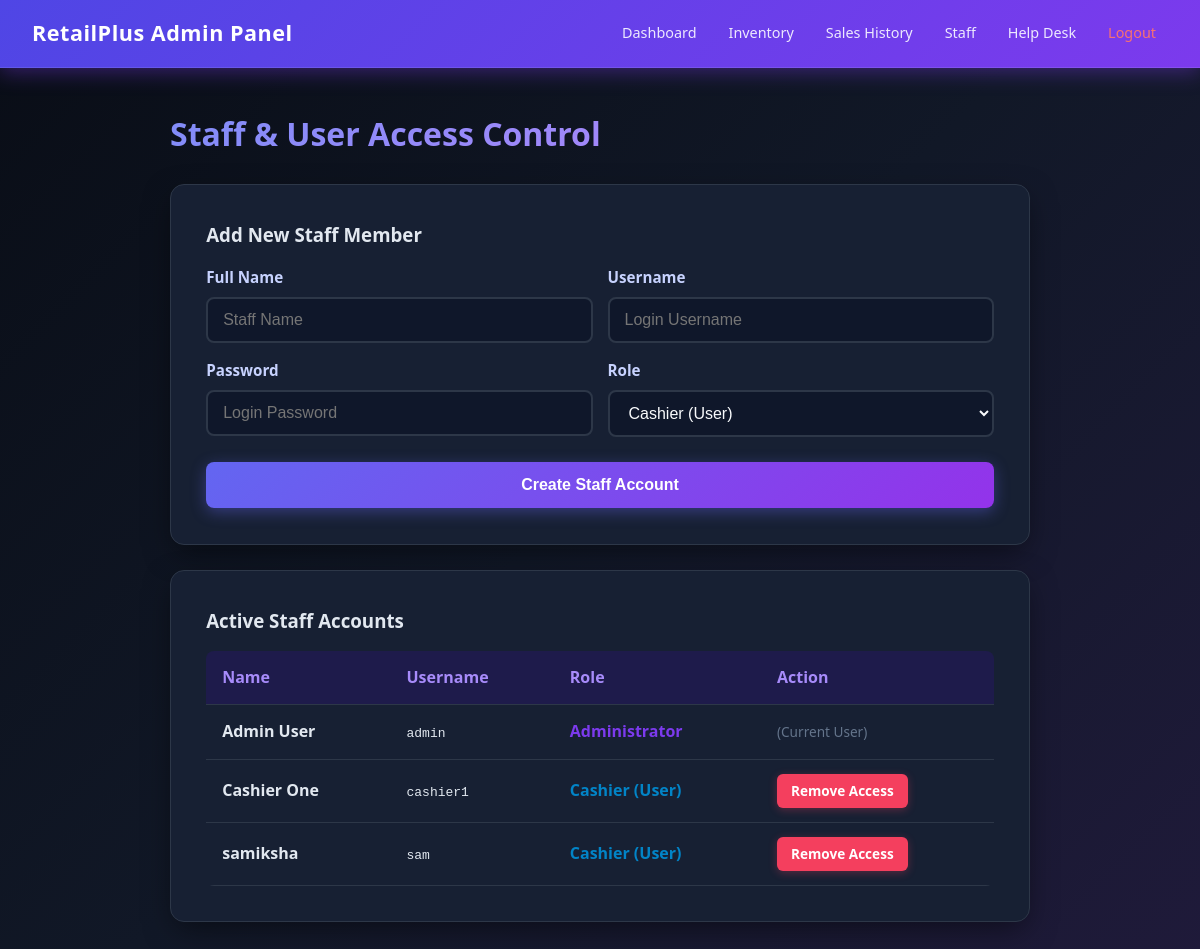
The app's page /staff (signed in) with its own data.
### app.py (models this page shows)
class User(db.Model):
    id = db.Column(db.Integer, primary_key=True)
    name = db.Column(db.String(100), nullable=False)
    username = db.Column(db.String(50), unique=True, nullable=False)
    password = db.Column(db.String(100), nullable=False)
    role = db.Column(db.String(20), nullable=False) # 'admin' or 'user'

### app.py (the view, shortened to what this page needs)
@app.route("/staff", methods=["GET", "POST"])
def staff():
    if "username" not in session or session.get("role") != "admin":
        return redirect(url_for("index"))
    staff_users = User.query.all()
    return render_template("staff.html", staff=staff_users, role=session.get('role'))

### templates/staff.html (shortened to what this page needs)
<!DOCTYPE html>
<html lang="en">
<head>
    <link rel="stylesheet" href="{{ url_for('static', filename='style.css') }}">
</head>
<body>
    <nav class="navbar">
        <div class="logo">RetailPlus Admin Panel</div>
        <ul class="nav-links">
            <li><a href="/">Dashboard</a></li>
            <li><a href="/Inventory">Inventory</a></li>
            <li><a href="/sales_history">Sales History</a></li>
            {% if role == 'admin' %}
            <li><a href="/staff">Staff</a></li>
            {% endif %}
            <li><a href="/support">Help Desk</a></li>
            <li><a href="/logout" style="color: #f87171;">Logout</a></li>
        </ul>
    </nav>
    <main class="container" style="max-width: 900px;">
        <h1>Staff & User Access Control</h1>
        <div class="form-card" style="margin-bottom: 25px;">
            <h3>Add New Staff Member</h3>
            <form action="/staff" method="POST" style="display: grid; grid-template-columns: 1fr 1fr; gap: 15px; margin-top: 15px;">
                <div class="form-group" style="margin-bottom: 0;">
                    <label>Full Name</label>
                    <input type="text" name="name" placeholder="Staff Name" required>
                </div>
                <div class="form-group" style="margin-bottom: 0;">
                    <label>Username</label>
                    <input type="text" name="username" placeholder="Login Username" required>
                </div>
                <div class="form-group" style="margin-bottom: 0;">
                    <label>Password</label>
                    <input type="password" name="password" placeholder="Login Password" required>
                </div>
                <div class="form-group" style="margin-bottom: 0;">
                    <label>Role</label>
                    <select name="role">
                        <option value="user">Cashier (User)</option>
                    </select>
                </div>
                <button type="submit" class="btn" style="grid-column: span 2; margin-top: 10px;">Create Staff Account</button>
            </form>
        </div>
        <div class="card">
            <h3>Active Staff Accounts</h3>
            <table class="sales-table" style="margin-top: 15px;">
                <thead>
                    <tr>
                        <th>Name</th>
                        <th>Username</th>
                        <th>Role</th>
                        <th>Action</th>
                    </tr>
                </thead>
                <tbody>
                    {% for member in staff %}
                    <tr>
                        <td style="font-weight: 600;">{{ member.name }}</td>
                        <td><code>{{ member.username }}</code></td>
                        <td>
                            {% if member.role == 'admin' %}
                            <span style="color: #7c3aed; font-weight: bold;">Administrator</span>
                            {% else %}
                            <span style="color: #0284c7; font-weight: bold;">Cashier (User)</span>
                            {% endif %}
                        </td>
                        <td>
                            {% if member.username != session.get('username') %}
                            <a href="/staff/delete/{{ member.username }}" class="delete-btn" onclick="return confirm('Revoke access for this user?')">Remove Access</a>
                            {% else %}
                            <span style="color: #64748b; font-size: 0.85rem;">(Current User)</span>
                            {% endif %}
                        </td>
                    </tr>
                    {% endfor %}
                </tbody>
            </table>
        </div>
    </main>
</body>
</html>

### static/style.css (style rules this page uses)
* { box-sizing: border-box; margin: 0; padding: 0; }
body { font-family: 'Segoe UI', Tahoma, Geneva, Verdana, sans-serif; background: linear-gradient(135deg, #090d16 0%, #111827 50%, #1f1a3a 100%); color: #f8fafc; line-height: 1.6; min-height: 100vh; }
.navbar { background: linear-gradient(135deg, #4f46e5 0%, #7c3aed 100%); padding: 1rem 2rem; display: flex; justify-content: space-between; align-items: center; color: white; box-shadow: 0 4px 20px rgba(124, 58, 237, 0.4); position: sticky; top: 0; z-index: 1000; border-bottom: 1px solid rgba(255, 255, 255, 0.1); }
.logo { font-size: 1.35rem; font-weight: 700; letter-spacing: 0.5px; display: flex; align-items: center; gap: 8px; white-space: nowrap; }
.nav-links { display: flex; list-style: none; align-items: center; gap: 8px; }
.nav-links li { white-space: nowrap; }
.nav-links li a { color: #ede9fe; text-decoration: none; font-weight: 500; font-size: 0.9rem; transition: all 0.3s ease; padding: 6px 12px; border-radius: 6px; }
.container { max-width: 1050px; margin: 40px auto; padding: 0 20px; }
.container h1 { margin-bottom: 25px; background: linear-gradient(135deg, #818cf8 0%, #c084fc 100%); -webkit-background-clip: text; -webkit-text-fill-color: transparent; font-weight: 800; }
.card, .form-card { background: #172033; padding: 2.2rem; border-radius: 14px; box-shadow: 0 10px 30px -5px rgba(0, 0, 0, 0.5); border: 1px solid #2d3748; transition: all 0.35s cubic-bezier(0.16, 1, 0.3, 1); margin-bottom: 25px; color: #e2e8f0; }
.form-group { margin-bottom: 20px; text-align: left; }
.form-group label { display: block; margin-bottom: 8px; font-weight: 600; font-size: 0.95rem; color: #c7d2fe; }
input, select, textarea { width: 100%; padding: 12px 15px; border: 2px solid #2d3748; border-radius: 8px; font-size: 1rem; transition: all 0.3s ease; background: #0f172a; color: #f8fafc; }
select option { background-color: #ffffff; color: #000000; }
.btn { width: 100%; padding: 14px; background: linear-gradient(135deg, #6366f1 0%, #9333ea 100%); color: white; border: none; border-radius: 8px; cursor: pointer; font-size: 1rem; font-weight: 600; margin-top: 10px; transition: all 0.3s ease; box-shadow: 0 4px 15px rgba(99, 102, 241, 0.4); }
.sales-table { width: 100%; border-collapse: collapse; margin-top: 10px; overflow: hidden; border-radius: 8px; }
.sales-table th, .sales-table td { padding: 14px 16px; text-align: left; border-bottom: 1px solid #2d3748; color: #e2e8f0; }
.sales-table th { background-color: #1e1b4b; color: #a78bfa; font-weight: 700; }
.sales-table tr { transition: background-color 0.2s ease; }
.delete-btn { background-color: #f43f5e; color: white; padding: 6px 14px; border-radius: 6px; text-decoration: none; font-size: 0.85rem; font-weight: 600; transition: all 0.2s ease; display: inline-block; box-shadow: 0 2px 8px rgba(244, 63, 94, 0.3); }
.card, .form-card { animation: fadeInUp 0.6s cubic-bezier(0.16, 1, 0.3, 1) forwards; }

### records on screen
User: name "Admin User", username "admin", role "Administrator", shows "(Current User)"
User: name "Cashier One", username "cashier1", role "Cashier (User)"
User: name "samiksha", username "sam", role "Cashier (User)"
